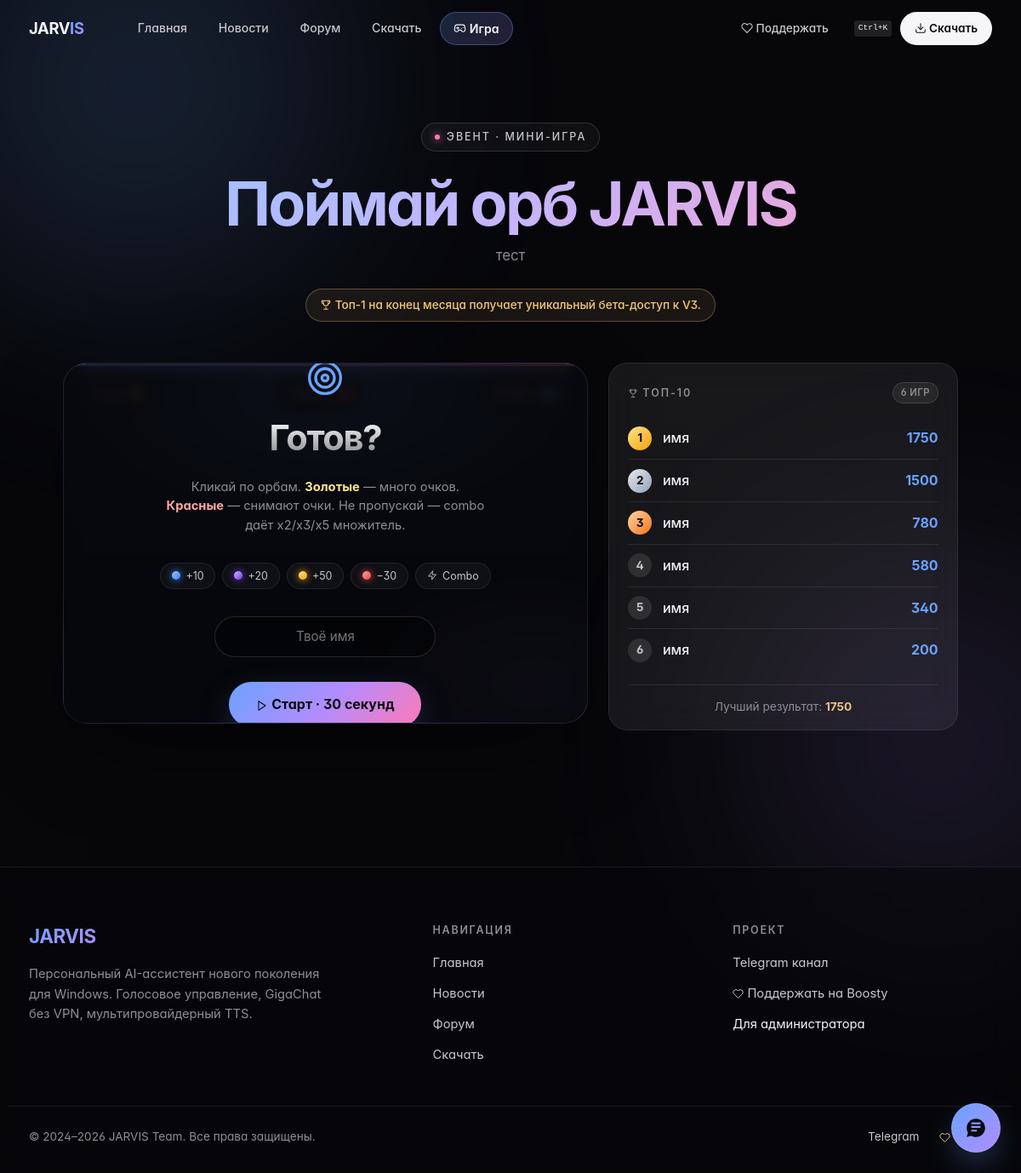
Screenshot of /game with the database file from the repository.
### tables this page shows
CREATE TABLE site_settings (
    key   TEXT PRIMARY KEY,
    value TEXT NOT NULL
);

CREATE TABLE game_scores (
    id           INTEGER PRIMARY KEY AUTOINCREMENT,
    player_name  TEXT NOT NULL,
    score        INTEGER NOT NULL,
    accuracy     INTEGER DEFAULT 0,
    combo_max    INTEGER DEFAULT 0,
    duration_ms  INTEGER DEFAULT 30000,
    ip_hash      TEXT DEFAULT '',
    created_at   TIMESTAMP DEFAULT CURRENT_TIMESTAMP
);

### server.py (the view)
@app.route("/game")
def game_page():
    if get_setting("game_enabled", "0") != "1":
        flash("Игра сейчас выключена. Зайди позже!", "info")
        return redirect(url_for("index"))
    db = get_conn()
    top_scores = db.execute(
        "SELECT player_name, score, accuracy, combo_max, created_at "
        "FROM game_scores ORDER BY score DESC, created_at ASC LIMIT 10"
    ).fetchall()
    total_plays = db.execute("SELECT COUNT(*) FROM game_scores").fetchone()[0]
    best = db.execute("SELECT MAX(score) FROM game_scores").fetchone()[0] or 0
    return render_template("game.html",
                           top_scores=top_scores,
                           total_plays=total_plays,
                           best_score=best)

### database.py (called while the page is built)
def get_db():
    conn = sqlite3.connect(DB_PATH)
    conn.row_factory = sqlite3.Row
    conn.execute("PRAGMA foreign_keys = ON")
    return conn

### server.py (called while the page is built)
def get_conn():
    if "db" not in g:
        g.db = get_db()
    return g.db

@app.before_request
def track_visit():
    path = request.path
    if any(path.startswith(p) for p in SKIP_TRACK_PREFIXES):
        return
    try:
        import hashlib
        ip = request.headers.get("X-Forwarded-For", request.remote_addr or "")
        ip_hash = hashlib.md5(ip.encode()).hexdigest()[:12]
        referrer = (request.referrer or "")[:200]
        db = get_conn()
        db.execute(
            "INSERT INTO page_visits (path, ip_hash, referrer) VALUES (?, ?, ?)",
            (path, ip_hash, referrer)
        )
        db.commit()
    except Exception:
        pass

def get_setting(key, default=""):
    db = get_conn()
    row = db.execute("SELECT value FROM site_settings WHERE key=?", (key,)).fetchone()
    return row["value"] if row else default

def _site_settings_dict():
    out = dict(DEFAULT_SETTINGS)
    try:
        rows = get_conn().execute("SELECT key, value FROM site_settings").fetchall()
        for r in rows:
            key, val = r["key"], r["value"]
            if not val and key not in _BOOL_SETTING_KEYS_BASE and key in DEFAULT_SETTINGS:
                out[key] = DEFAULT_SETTINGS[key]
            else:
                out[key] = val
    except Exception:
        pass
    return out

@app.context_processor
def inject_globals():
    s = _site_settings_dict()
    s["summer_design_bool"] = (s.get("summer_design", "0") == "1")
    s["event_active_bool"]  = (s.get("event_active",  "0") == "1")
    s["ann_enabled_bool"]   = (s.get("ann_enabled",   "0") == "1")
    s["gate_tg_enabled_bool"] = (s.get("gate_tg_enabled", "0") == "1")
    s["game_enabled_bool"]  = (s.get("game_enabled",  "0") == "1")
    return {
        "site":           s,
        "summer_design":  s["summer_design_bool"],
        "event_active":   s["event_active_bool"],
        "event_title":    s.get("event_title", ""),
    }

### templates/game.html (shortened to what this page needs)
{% extends 'base.html' %}
{% from '_icons.html' import icon %}
{% block content %}
<section class="game-hero">
    <div class="game-eyebrow"><span>ЭВЕНТ · мини-игра</span></div>
    <h1 class="game-h1">{{ site.game_title }}</h1>
    <p class="game-sub">{{ site.game_subtitle }}</p>
    {% if site.game_prize_text %}
    <div class="game-prize">{{ icon('trophy', 14) }} {{ site.game_prize_text }}</div>
    {% endif %}
</section>
<div class="game-grid">
    <div class="game-stage idle" id="stage">
        <div class="game-time-bar"><div class="game-time-bar-fill" id="timeBar"></div></div>
        <div class="game-hud">
            <div class="hud-chip score"><span class="lbl">Очки</span><span class="val" id="hudScore">0</span></div>
            <div class="hud-chip combo"><span class="lbl">Combo</span><span class="val" id="hudCombo">×1</span></div>
            <div class="hud-chip time"><span class="lbl">Время</span><span class="val" id="hudTime">30</span></div>
        </div>
        <div class="game-start" id="screenStart">
            <div class="game-screen-icon">{{ icon('target', 44) }}</div>
            <h2>Готов?</h2>
            <p>Кликай по орбам. <b style="color:#fde68a;">Золотые</b> — много очков. <b style="color:#fca5a5;">Красные</b> — снимают очки. Не пропускай — combo даёт x2/x3/x5 множитель.</p>
            <div class="game-rules">
                <div class="game-rule"><span class="dot blue"></span> +10</div>
                <div class="game-rule"><span class="dot purple"></span> +20</div>
                <div class="game-rule"><span class="dot gold"></span> +50</div>
                <div class="game-rule"><span class="dot red"></span> −30</div>
                <div class="game-rule">{{ icon('zap', 12) }} Combo</div>
            </div>
            <input id="playerName" class="game-input" maxlength="20" placeholder="Твоё имя" />
            <button class="btn-game" id="btnStart">{{ icon('play', 14) }} Старт · 30 секунд</button>
        </div>
    </div>
    <div>
        <div class="lb-card">
            <div class="lb-head">
                <div class="lb-title">{{ icon('trophy', 12) }} Топ-10</div>
                <span class="badge badge-muted" style="font-size:.7rem;padding:.18rem .55rem;">{{ total_plays }} игр</span>
            </div>
            <div id="leaderboard">
                {% for s in top_scores %}
                <div class="lb-row {% if loop.index == 1 %}first{% elif loop.index == 2 %}second{% elif loop.index == 3 %}third{% endif %}">
                    <div class="lb-rank">{{ loop.index }}</div>
                    <div class="lb-name">{{ s['player_name'] }}</div>
                    <div class="lb-score">{{ s['score'] }}</div>
                </div>
                {% else %}
                <div style="text-align:center;color:var(--text-3);padding:1.5rem 0;font-size:.88rem;">
                    Пока пусто — стань первым!
                </div>
                {% endfor %}
            </div>
            {% if best_score %}
            <div style="margin-top:1rem;padding-top:0.9rem;border-top:1px solid var(--line);
                        text-align:center;font-size:.85rem;color:var(--text-3);">
                Лучший результат: <b style="color:var(--gold);">{{ best_score }}</b>
            </div>
            {% endif %}
        </div>
    </div>
</div>
{% endblock %}

### static/css/style.css (style rules this page uses)
:root { --bg: #07070a; --bg-2: #0b0b10; --bg-3: #101018; --line: rgba(255, 255, 255, 0.08); --line-2: rgba(255, 255, 255, 0.14); --glass: rgba(255, 255, 255, 0.04); --glass-2: rgba(255, 255, 255, 0.07); --glass-hi: rgba(255, 255, 255, 0.10); --text: #f5f5f7; --text-2: #c7c7cc; --text-3: #8e8e93; --text-4: #5a5a60; --accent: #6aa3ff; --accent-2: #b18cff; --accent-3: #ff7ab6; --gold: #f4c87a; --danger: #ff5e5e; --success: #34d399; --radius-sm: 10px; --radius: 16px; --radius-lg: 22px; --radius-xl: 28px; --shadow-1: 0 4px 24px -8px rgba(0, 0, 0, 0.6); --shadow-2: 0 24px 60px -20px rgba(0, 0, 0, 0.7); --shadow-3: 0 40px 100px -30px rgba(0, 0, 0, 0.8); --ease: cubic-bezier(0.22, 1, 0.36, 1); --font: "Inter", -apple-system, BlinkMacSystemFont, "Segoe UI", system-ui, sans-serif; --font-display: "Inter", -apple-system, BlinkMacSystemFont, "Segoe UI", sans-serif; --font-mono: "JetBrains Mono", ui-monospace, "SF Mono", Menlo, Consolas, monospace; --container: 1180px; }
*, *::before, *::after { box-sizing: border-box; }
html { scroll-behavior: smooth; -webkit-text-size-adjust: 100%; }
body { margin: 0; background: var(--bg); color: var(--text); font-family: var(--font); font-feature-settings: "ss01", "cv11"; -webkit-font-smoothing: antialiased; -moz-osx-font-smoothing: grayscale; line-height: 1.55; overflow-x: hidden; min-height: 100vh; position: relative; }
button { font: inherit; cursor: pointer; }
h1, h2, h3, h4 { margin: 0; font-weight: 600; letter-spacing: -0.02em; line-height: 1.1; }
body::before, body::after { content: ""; position: fixed; pointer-events: none; z-index: 0; border-radius: 50%; filter: blur(120px); opacity: 0.55; will-change: transform; }
body::before { width: 720px; height: 720px; background: radial-gradient(circle, rgba(106, 163, 255, 0.45), transparent 70%); top: -260px; left: -200px; animation: float-a 22s var(--ease) infinite alternate; }
body::after { width: 640px; height: 640px; background: radial-gradient(circle, rgba(177, 140, 255, 0.35), transparent 70%); top: 40%; right: -220px; animation: float-b 26s var(--ease) infinite alternate; }
main, footer, nav, section { position: relative; z-index: 1; }
.badge { display: inline-flex; align-items: center; gap: 0.4rem; padding: 0.28rem 0.7rem; border-radius: 999px; font-size: 0.7rem; font-weight: 600; letter-spacing: 0.04em; text-transform: uppercase; border: 1px solid var(--line-2); background: var(--glass); backdrop-filter: blur(14px); -webkit-backdrop-filter: blur(14px); color: var(--text-2); }
.badge-muted { color: var(--text-3); }

### rows the page displays
site_settings: game_title "Поймай орб JARVIS"
site_settings: game_subtitle "тест"
site_settings: game_prize_text "Топ-1 на конец месяца получает уникальный бета-доступ к V3."
game_scores: player_name "имя", score "1750"
game_scores: player_name "имя", score "1500"
game_scores: player_name "имя", score "780"
game_scores: player_name "имя", score "580"
game_scores: player_name "имя", score "340"
game_scores: player_name "имя", score "200"

### other values shown
{{ total_plays }} "6"
{{ best_score }} "1750"
